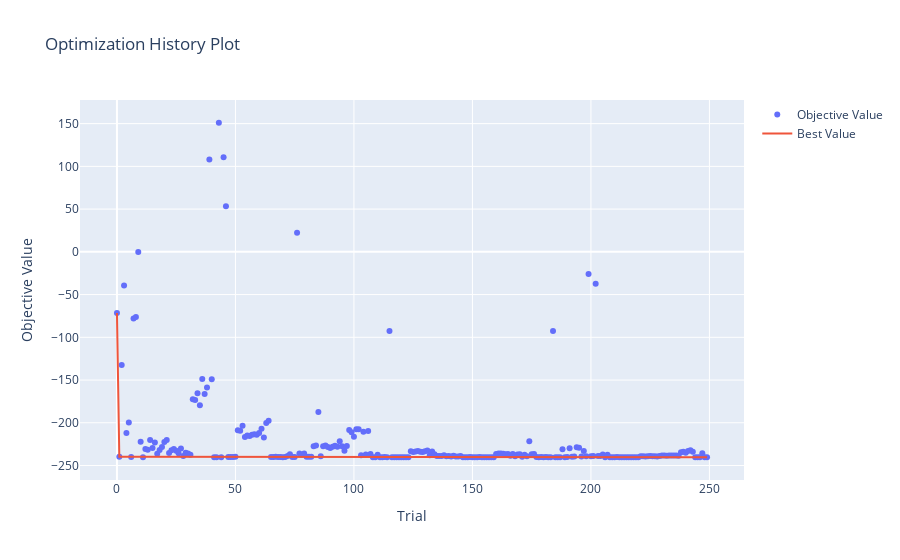

The notebook cell saved with this chart:
### Code cell
optuna.visualization.plot_optimization_history(study)

### Figure 1 — Plotly figure (JSON) as saved in the notebook; plotly's stock layout.template omitted (floating-point values rounded to 4 significant figures; data arrays with more than 128 entries replaced by an {"elided": "..."} marker saying what was removed)
{"data": [{"mode": "markers", "name": "Objective Value", "type": "scatter", "x": {"elided": "250 int values"}, "y": {"elided": "250 float values"}}, {"mode": "lines", "name": "Best Value", "type": "scatter", "x": {"elided": "250 int values"}, "y": {"elided": "250 float values"}}, {"marker": {"color": "#cccccc"}, "mode": "markers", "name": "Infeasible Trial", "showlegend": false, "type": "scatter", "x": [], "y": []}], "layout": {"title": {"text": "Optimization History Plot"}, "xaxis": {"title": {"text": "Trial"}}, "yaxis": {"title": {"text": "Objective Value"}}}}
